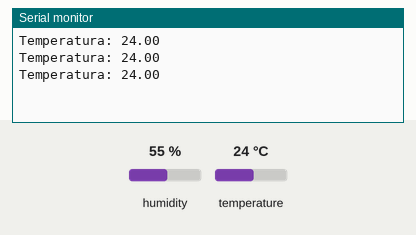
Bench run of a sketch on a simulated Arduino Uno, built with avr-gcc and run on an emulated ATmega328P. On the bench: the last lines printed to the serial monitor. The inputs (shaded band) are chosen by the test bench; at power-on: temperature 24 °C, humidity 55 %.

Above: at 2.8 s.
2.9 s: temperature set to 12 °C
At 5.5 s:
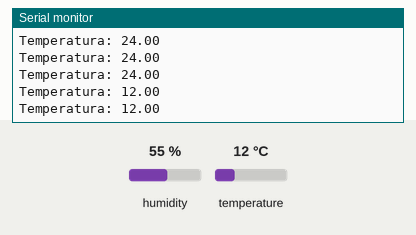
5.6 s: temperature set to 19 °C
At 6.9 s:
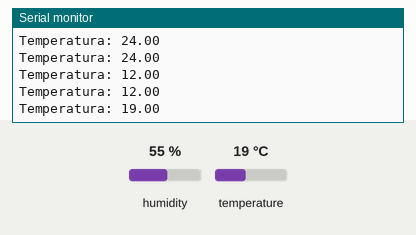
Timing chart, 0 to 8.6 s (numbered marks = the images above; inputs shaded):
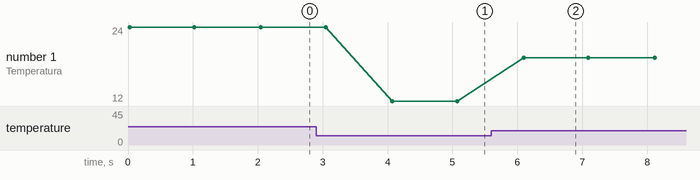

The sketch:

termometro.ino
```cpp
// Sesion 8 - El termometro (DHT11)
// Cables: la patita S al pin 2, + a 5V, - a GND.
// Necesita la libreria "DHT sensor library" (de Adafruit):
// se instala desde el gestor de librerias del IDE (icono de libros).
// Abre el monitor serie a 9600.

#include <DHT.h>
DHT dht(2, DHT11);

void setup() {
  Serial.begin(9600);
  dht.begin();
}

void loop() {
  float t = dht.readTemperature();
  Serial.print("Temperatura: ");
  Serial.println(t);
  delay(1000);   // el DHT11 no puede medir mas rapido que esto
}
```

Measured:
- after the input at 2.9 s, the serial monitor: prints a new line after 1.2 s (image 1)
- after the input at 5.6 s, the serial monitor: prints a new line after 0.50 s (image 2)
- plotted number 1: 24 → 12 after the input at 2.9 s, 12 → 19 after the input at 5.6 s
